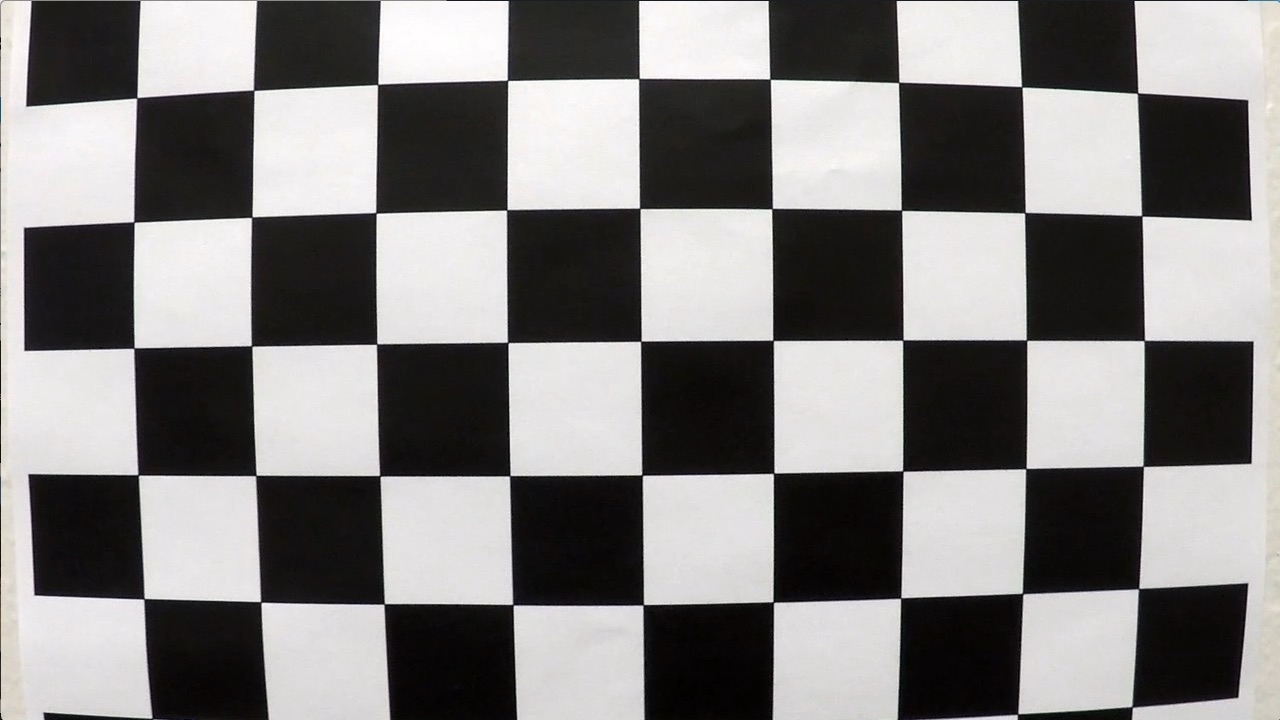
#> input picture camera_cal/calibration1.jpg, 1280 x 720 px, found by its file name
$ jupyter execute --allow-errors Video_Good.ipynb   (shell and % lines are left out)   (older library calls are emulated)
#> lines starting #> are read from the running program, lines starting #| are printed output that depends on the picture; after the words box and inside, x2 and y2 are one past the last pixel; in counts of white or black regions, pixels touching at a corner belong together
[cell 1]
import numpy as np
import cv2
import matplotlib.pyplot as plt
import matplotlib.image as mpimg
import glob


img = mpimg.imread('camera_cal/calibration1.jpg')
#> img is the input picture: shape (720, 1280, 3); mean R, G, B 130.1, 128.4, 127.8
#> `ret, corners = cv2.findChessboardCorners(gray, (9,6), None)`: ret = False; corners = None
plt.imshow(img)
plt.show()

[cell 2]
cal_imgs = glob.glob('camera_cal/calibration*.jpg')
print('# of images used for camera calibration:', len(cal_imgs))
print('\nSamples of images used for calibration:')
"""
for image_path in cal_imgs[:3]:
    print(image_path)
    pic = mpimg.imread(image_path)
    plt.imshow(pic)
    plt.show()
"""

[cell 3]
# Storing the object points and image points for all the images from the image calibration list

objpoints = [] #3D points coordinates representing the true (i.e. undistorted) positions of chessboard corners
imgpoints = [] #2D points coordinates from the chessboard corners in an image

[cell 4]
# Prepare object points. Based on pictures we have a 9x6 chessboard (i.e. number of valid corners)
# Creating an array that will store the (x, y, z) values of each corner
# For example the value of the first corner will be (0, 0, 0)
# Note: since chessboard is flat, the z value of each corner coordinate will always be 0 here

# Creating an initial array with 9x6 = 54 lists each holding 3 values (i.e. x, y, and z values)
objp = np.zeros((9*6,3), np.float32)

# Right now all the lists values in objp are (0, 0, 0) so there are just placeholders.
# We will generate the right coordinate for each list value in objp
objp[:, :2] = np.mgrid[0:9,0:6].T.reshape(-1, 2) # overwrite x, y coordinates with new correct values for each point

[cell 5]
# Loop through all the images in the list of calibrating images
# Find the chessboard corners on each image
corners_9x6 = []
corners_not_found = []
counter = 0

#> (the rest of this cell did not finish here and is left out)

[cell 6]
# Reading a grayscale, distorted image, which we're going to use for final calibration
img = mpimg.imread('camera_cal/calibration2.jpg')
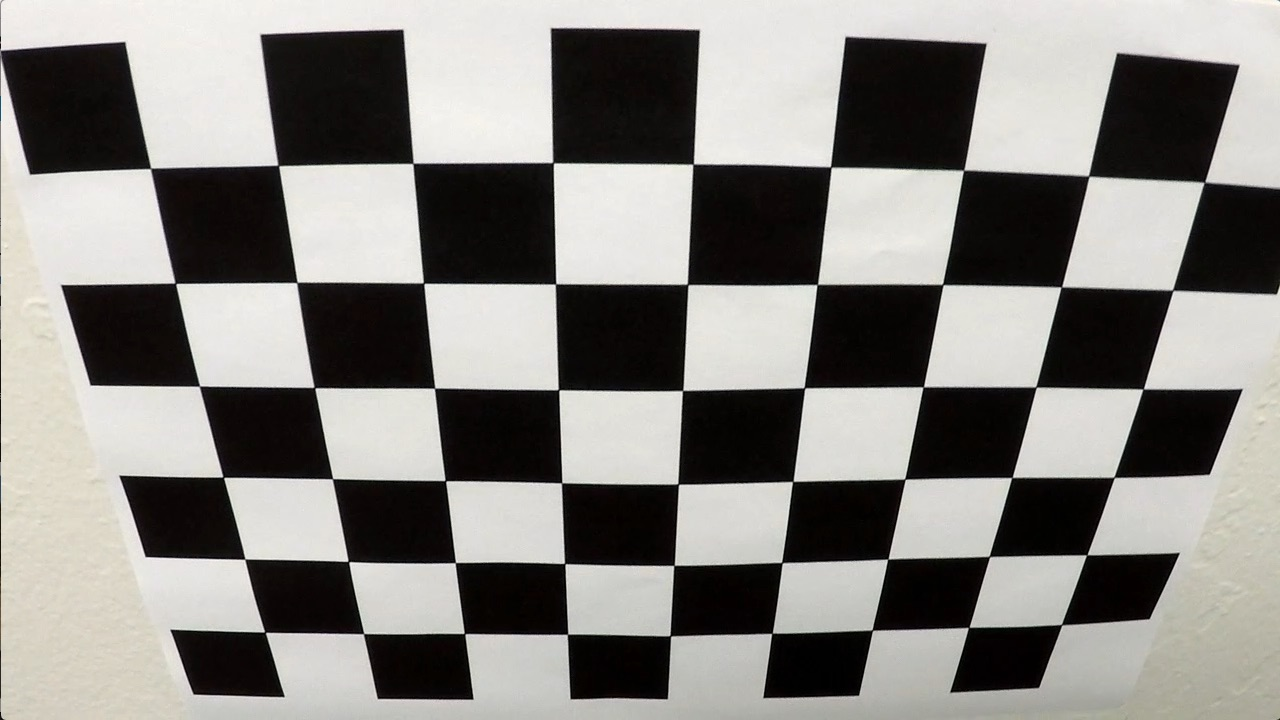
#> input picture camera_cal/calibration2.jpg, 1280 x 720 px, found by its file name
#> img is the input picture: shape (720, 1280, 3); mean R, G, B 134.4, 132.4, 128.5
gray = cv2.cvtColor(img, cv2.COLOR_RGB2GRAY)

#Calibrating the camera using a grayscale image
ret, mtx, dist, rvecs, tvecs = cv2.calibrateCamera(objpoints, imgpoints, gray.shape[::-1], None, None)
#> ret = 0.68; mtx = [[1143.7, 0, 681.7], [0, 1109.2, 367.7], [0, 0, 1]]; dist = [[-0.515, 2.99, -0.00876, 0.00937, 1.41]]; rvecs = ([0.451, -0.252, 0.0361],); tvecs = ([-2.31, -0.422, 19.12],)

def show_undst(img):
    # [8 lines of commented-out code are left out]
    dst = cv2.undistort(img, mtx, dist, None, mtx)

    #plt.imshow(dst)
    #plt.title('Undistorted Image')
    #plt.show()
    return [img, dst]

cal_img = mpimg.imread('camera_cal/calibration2.jpg')
test = show_undst(cal_img)
#> test = 2 items

"""
plt.imshow(test[0])
plt.title('Distorted Image')
plt.show()

plt.imshow(test[1])
plt.title('Undistorted Image')
plt.show()
"""

[cell 7]
# Showing two images side by side to show the result of the undistortion
def show_undst_side(img):
    #gray = cv2.cvtColor(img, cv2.COLOR_RGB2GRAY)
    dst = cv2.undistort(img, mtx, dist, None, mtx)

    # Creating the figure to display the images
    fig = plt.figure()
    ax1 = fig.add_subplot(1,2,1)
    imgplot = plt.imshow(img)
    ax1.set_title('Distorted Image')

    ax2 = fig.add_subplot(1,2,2)
    imgplot = plt.imshow(dst)
    ax2.set_title('Undistorted Image')

img_show = mpimg.imread('camera_cal/calibration1.jpg')
show_undst_side(img_show)
img_show = mpimg.imread('camera_cal/calibration4.jpg')
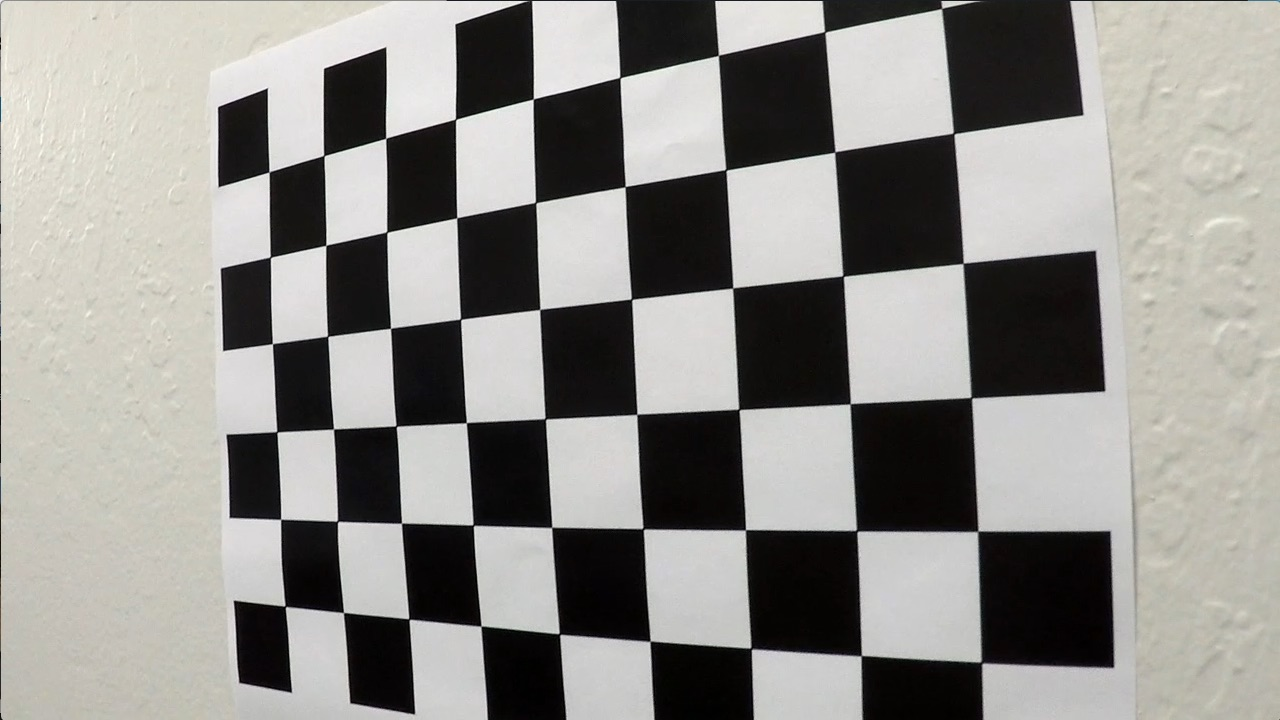
#> input picture camera_cal/calibration4.jpg, 1280 x 720 px, found by its file name
#> img_show is the input picture: shape (720, 1280, 3); mean R, G, B 144.2, 142.7, 138.8
show_undst_side(img_show)

[cell 8]
# Read one of the test images
reference = 'test_images/0.jpg'
img = mpimg.imread(reference)
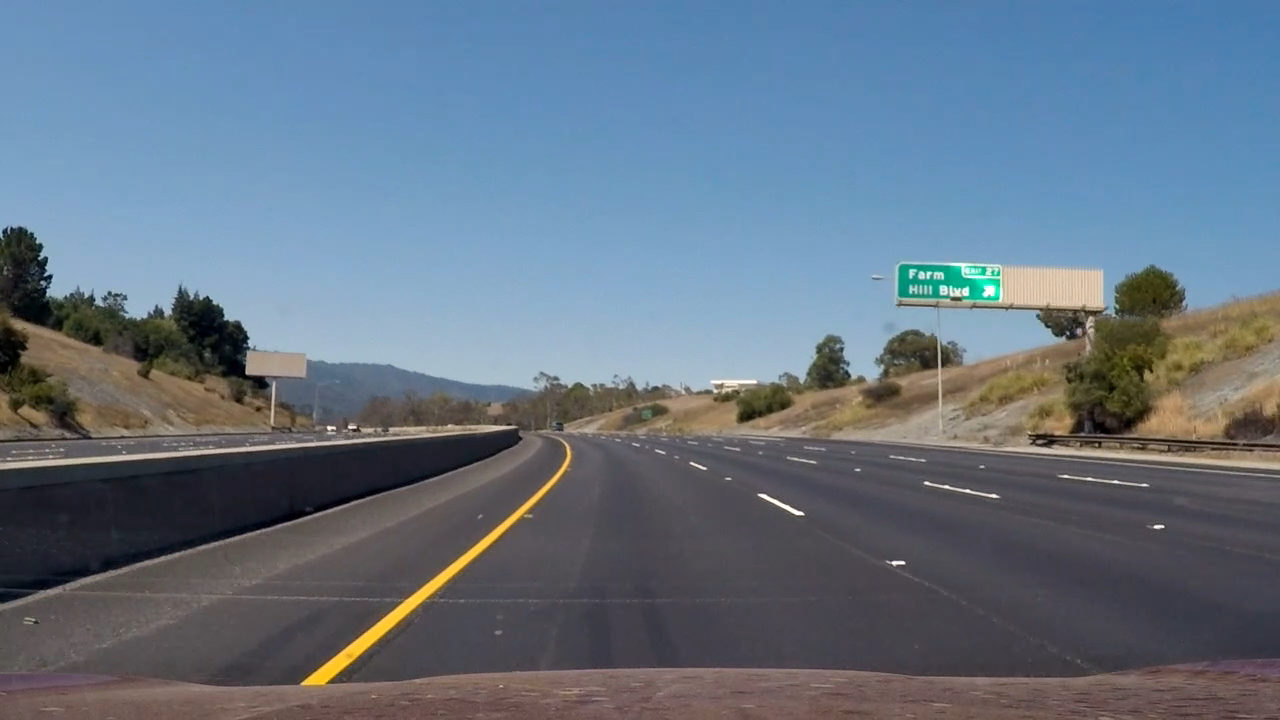
#> input picture test_images/0.jpg, 1280 x 720 px, found by its file name
#> img is the input picture: shape (720, 1280, 3); mean R, G, B 100.8, 116, 131.4
test = show_undst(img)
img_width = img.shape[1]
img_height = img.shape[0]

print('road image is of shape ', img.shape)
#| road image is of shape  (720, 1280, 3)
plt.title('Image before reducing distortion')
plt.imshow(img)
plt.show()

plt.title('Image after reducing distortion')
plt.imshow(test[1])
plt.show()

[cell 9]
# xy coordinates of the points that represent a rectangle on a bird's eye view of the road
bt_l_x = 193  # x of bottom-left corner
bt_r_x = 1103  # x of bottom-right corner
top_l_x = bt_l_x+399  # x of top-left corner 399
top_r_x = bt_r_x-416  # x of top-right corner 416
bt_y = 716
top_y = 450

[cell 10]
#### Function to warp/unwarp perspective in an image
#### Returns a list with: warped image (i.e. bird's eye view), the warped image unwarped (i.e. perspective reapplied)
def warp(img):
    img_size = (img.shape[1], img.shape[0])

    # Coordinates of 4 points on image. These points form a rectangle when unwarped
    src = np.float32(
        [[top_r_x, top_y],
         [bt_r_x, bt_y],
         [bt_l_x, bt_y],
         [top_l_x, top_y]])

    # Coordinates of these 4 points when unwarped
    dst = np.float32(
        [[bt_r_x-150, 0],
         [bt_r_x-150, bt_y],
         [bt_l_x+150, bt_y],
         [bt_l_x+150, 0]])

    # Compute the perspective transform
    M = cv2.getPerspectiveTransform(src, dst)

    # Compute the inverse of perspective transform, by just swapping the dst and src parameters
    Minv = cv2.getPerspectiveTransform(dst, src)

    # Create warped image by using linear interpolation
    warped = cv2.warpPerspective(img, M, img_size, flags=cv2.INTER_LINEAR)
    reverted = cv2.warpPerspective(img, Minv, img_size, flags=cv2.INTER_LINEAR)


    return [warped, reverted]

[cell 11]
# Apply the warp function to our undistorted image
transformed_imgs = warp(test[1])
#> transformed_imgs = 2 items

# Make a copy of the warped image (we don't want to modify the original)
warped_img = transformed_imgs[0].copy()
warped_img_c = transformed_imgs[0].copy()
# Make a copy of the perspective image (we don't want to modify the original)
persp_img = test[1].copy()

[cell 12]
#### visual comparison of the original image (with perspective 'rectangle') and warped image (bird's eye view)
def compare_imgs(undistored_img, bird_view_img):

    f, (ax1, ax2) = plt.subplots(1,2, figsize=(20,10))

    ax1.set_title('Original image')
    # Draw a red polygon following the lane perspective
    pts = np.array([[bt_l_x,bt_y],[top_l_x,top_y],[top_r_x,top_y],[bt_r_x,bt_y]], np.int32)
    pts = pts.reshape((-1,1,2))
    cv2.polylines(undistored_img,[pts],True,(255,0,0),4)
    ax1.imshow(undistored_img)

    ax2.set_title('Warped image')
    # Draw a red polygon showing parallel lines
    real_pts = np.array([[bt_l_x+150,bt_y],[bt_l_x+150,0],[bt_r_x-150,0],[bt_r_x-150,bt_y]], np.int32)
    #real_pts = np.array([[bt_l_x+150,670],[bt_l_x+150,720],[bt_l_x+220,720],[bt_l_x+220,670]], np.int32)
    #real_pts = real_pts.reshape((-1,1,2))
    #cv2.polylines(bird_view_img,[real_pts],True,(0,0,255),4)
    cv2.line(bird_view_img, (bt_l_x+150,bt_y), (bt_l_x+150,0), (255, 0, 0), 10)
    cv2.line(bird_view_img, (bt_r_x-150,bt_y), (bt_r_x-150,0), (0, 0, 255), 10)
#> bird_view_img: shape (720, 1280, 3); mean of channels 0, 1, 2 90.5, 83.9, 88.8
    ax2.imshow(bird_view_img)

[cell 13]
compare_imgs(persp_img, warped_img_c)

[cell 14]
# Revert warped img to original perspective
reverted_imgs = warp(warped_img_c)
#> reverted_imgs = 2 items
revert_back = reverted_imgs[1]
plt.imshow(revert_back)
plt.show()

[cell 15]
#### Visual comparison of warped images
def compare_three_imgs(w_img1, w_img2, w_img3):
    f, (ax1, ax2, ax3) = plt.subplots(1,3, figsize=(20,10))

    ax1.set_title('Original warped image')
    ax1.imshow(w_img1)

    ax2.set_title('Image copy with rectangle')
    ax2.imshow(w_img2)

    ax3.set_title('Copy of original warped image')
    ax3.imshow(w_img3)


#plt.imshow(warped_img)

[cell 16]
compare_three_imgs(transformed_imgs[0], warped_img_c, warped_img)

[cell 17]
def absolute_sobel(img, orient='x', thresh_min=20, thresh_max=100):
    # Convert image to grayscale
#> called with orient = 'x', thresh_min = 20, thresh_max = 100
    gray = cv2.cvtColor(img, cv2.COLOR_RGB2GRAY)
    # Apply cv2.Sobel()
    if orient == 'x':
        sobel = cv2.Sobel(gray, cv2.CV_64F, 1, 0)
    elif orient == 'y':
        sobel = cv2.Sobel(gray, cv2.CV_64F, 0, 1)
    # Take the absolute value of the output from cv2.Sobel()
    abs_sobel = np.absolute(sobel)
    # Scale the result to an 8-bit range (0-255)
    scaled_sobel = np.uint8(255*abs_sobel/np.max(abs_sobel))

    return scaled_sobel

[cell 18]
#### Converting an image to HLS color space, because Hue is helpful to catch yellow lanes
#### while Lightness and Saturation are helpful to find both lanes
def apply_hls(img):
    hls = cv2.cvtColor(img, cv2.COLOR_RGB2HLS)
#> hls: shape (720, 1280, 3); mean of channels 0, 1, 2 107.8, 88.2, 15.5
    hue_img = hls[:,:,0]
    light_img = hls[:,:,1]
    sat_img = hls[:,:,2]

    return (hue_img, light_img, sat_img)

[cell 19]
#### Converting an image to a binary showing only the pixels whose value was within a threshold
def to_binary(img, thresh_min, thresh_max):
    binary = np.zeros_like(img)
    binary[(img >= thresh_min) & (img <= thresh_max)] = 1
    # Create binary_output
    return binary

[cell 20]
#### Take an image and apply to it all the filters (sobel and HLS)
def apply_filters(img):
    sb = absolute_sobel(img)
    sb_binary = to_binary(sb, 20, 100)

    hue, light, sat = apply_hls(img)
    hue_binary = to_binary(hue, 17, 50)
#> hue_binary: shape (720, 1280); values 0 (black) and 1 (white), 3.5% white; 354 white regions (328 under 20 px), largest, box (x1, y1, x2, y2) and area: (157, 0, 430, 708) 27369, (957, 486, 986, 553) 810, (102, 382, 161, 420) 510
    light_binary =  to_binary(light, 190, 255)
#> light_binary: shape (720, 1280); values 0 (black) and 1 (white), 0.29% white; 6 white regions (2 under 20 px), largest, box (x1, y1, x2, y2) and area: (952, 473, 987, 546) 1334, (872, 231, 912, 308) 1225, (985, 631, 1006, 635) 55, (769, 46, 780, 52) 44
    sat_binary = to_binary(sat, 100, 255)
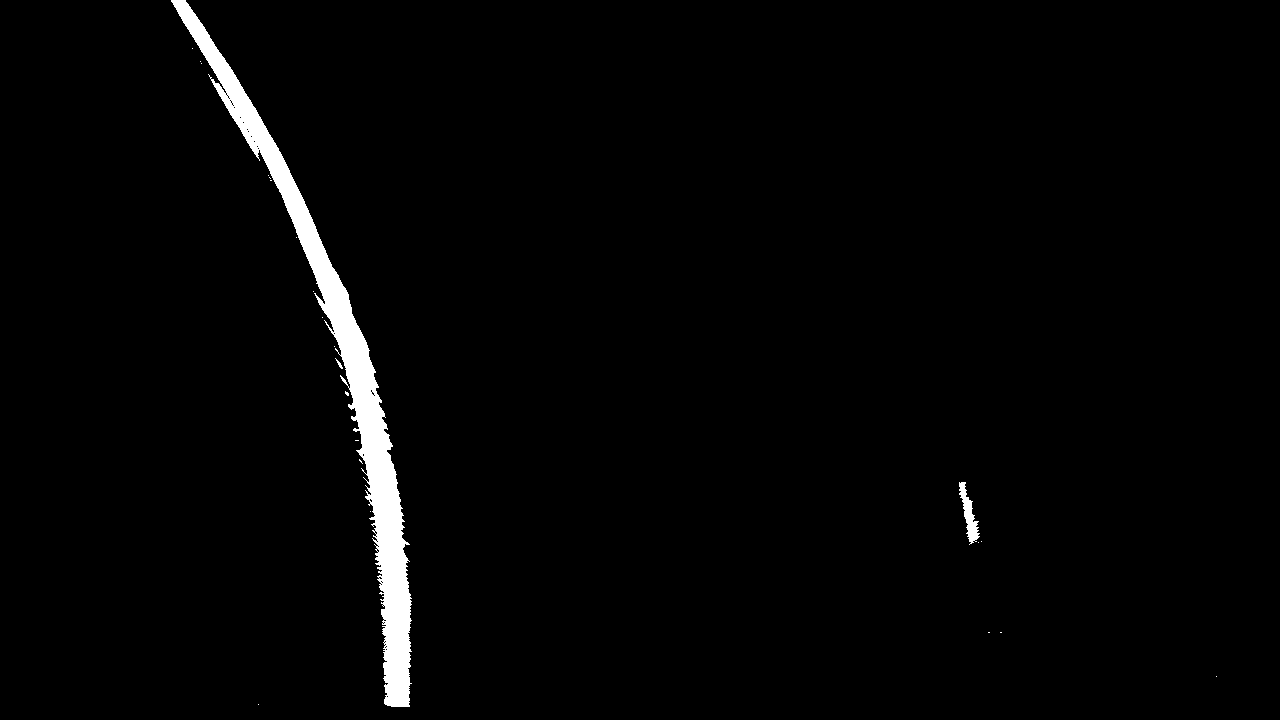
#> sat_binary: shape (720, 1280); values 0 (black) and 1 (white), 2% white; 23 white regions (20 under 20 px), largest, box (x1, y1, x2, y2) and area: (171, 0, 412, 707) 18127, (959, 482, 980, 545) 523, (335, 358, 343, 369) 26
#> (the rest of the program and of its run is left out)
